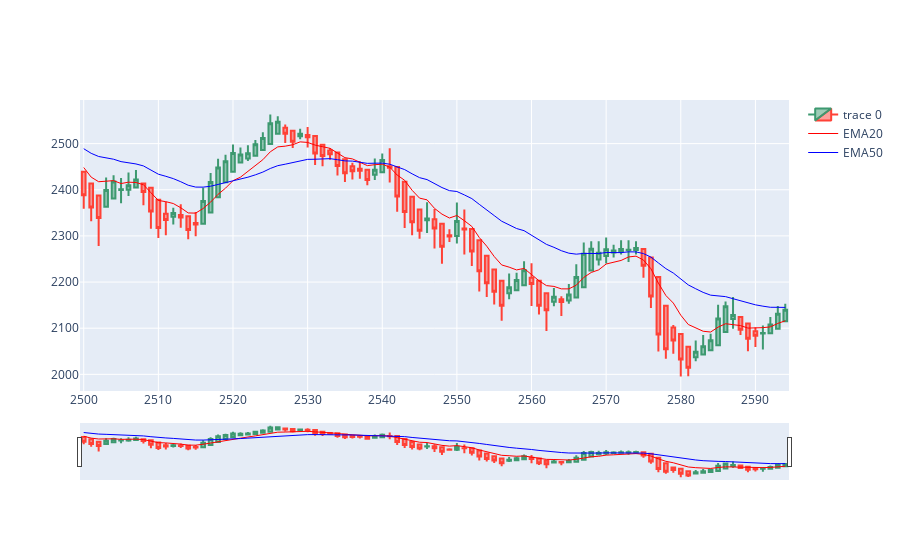

The code cell stored with this chart in its notebook:
### Code cell
import plotly.graph_objects as go
from datetime import datetime
dfpl = data[2500:]
fig = go.Figure(data=[go.Candlestick(x=dfpl.index,
                open=dfpl['Heiken_Open'],
                high=dfpl['Heiken_High'],
                low=dfpl['Heiken_Low'],
                close=dfpl['Heiken_Close']),
                     go.Scatter(x=dfpl.index, y=dfpl.EMA10, line=dict(color='red', width=1), name="EMA20"),
                     go.Scatter(x=dfpl.index, y=dfpl.EMA30, line=dict(color='blue', width=1), name="EMA50")])

fig.show()
